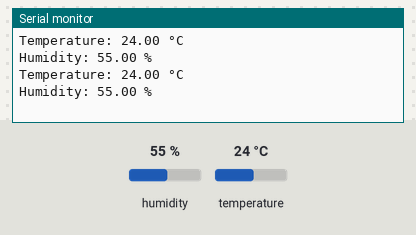
A sketch run on a simulated Arduino Uno, built with avr-gcc and run on an emulated ATmega328P. Parts: the last lines printed to the serial monitor. The inputs (shaded band) are chosen by the test bench; at power-on: humidity 55 %, temperature 24 °C.

Above: at 2.9 s.
3.0 s: humidity set to 22 %
At 5.5 s:
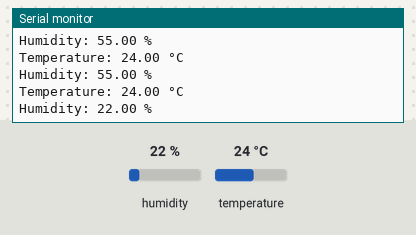
5.8 s: temperature set to 12 °C
At 7.7 s:
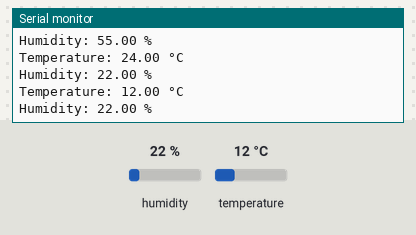
8.6 s: humidity set to 40 %
At 12.0 s:
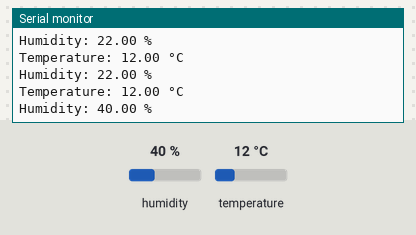
Timing chart, 0 to 13.5 s (numbered marks = the images above; inputs shaded):
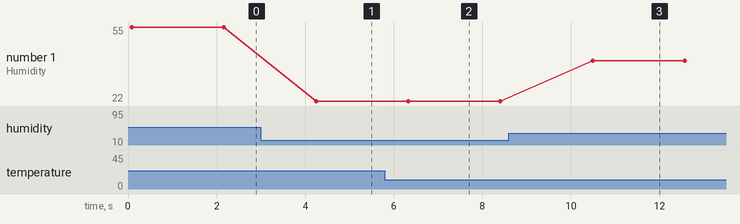

The sketch:

Temperature_sensor.ino
```cpp
#include <Wire.h>
#include <Adafruit_Sensor.h>
#include <Adafruit_AHTX0.h>

Adafruit_AHTX0 aht;

void setup() {
  Serial.println(":(!");
  Serial.begin(115200);
  Wire.begin();

  if (!aht.begin()) {
    Serial.println("Could not find a valid AHT21B sensor, check wiring!");
    while (1);
  }
}

void loop() {
  sensors_event_t temp_event, humidity_event;
  aht.getEvent(&humidity_event, &temp_event);

  if (isnan(temp_event.temperature) || isnan(humidity_event.relative_humidity)) {
    Serial.println("Failed to read from AHT21B sensor!");
    return;
  }

  Serial.print("Temperature: ");
  Serial.print(temp_event.temperature);
  Serial.println(" °C");

  Serial.print("Humidity: ");
  Serial.print(humidity_event.relative_humidity);
  Serial.println(" %");

  delay(2000); // Wait for 2 seconds before taking the next reading
}
```

Measured:
- after the input at 3.0 s, the serial monitor: prints a new line after 1.2 s (image 1)
- after the input at 5.8 s, the serial monitor: prints a new line after 0.52 s (image 2)
- after the input at 8.6 s, the serial monitor: prints a new line after 1.9 s (image 3)
- plotted number 1: 55 → 22 after the input at 3.0 s, 22 → 40 after the input at 8.6 s
